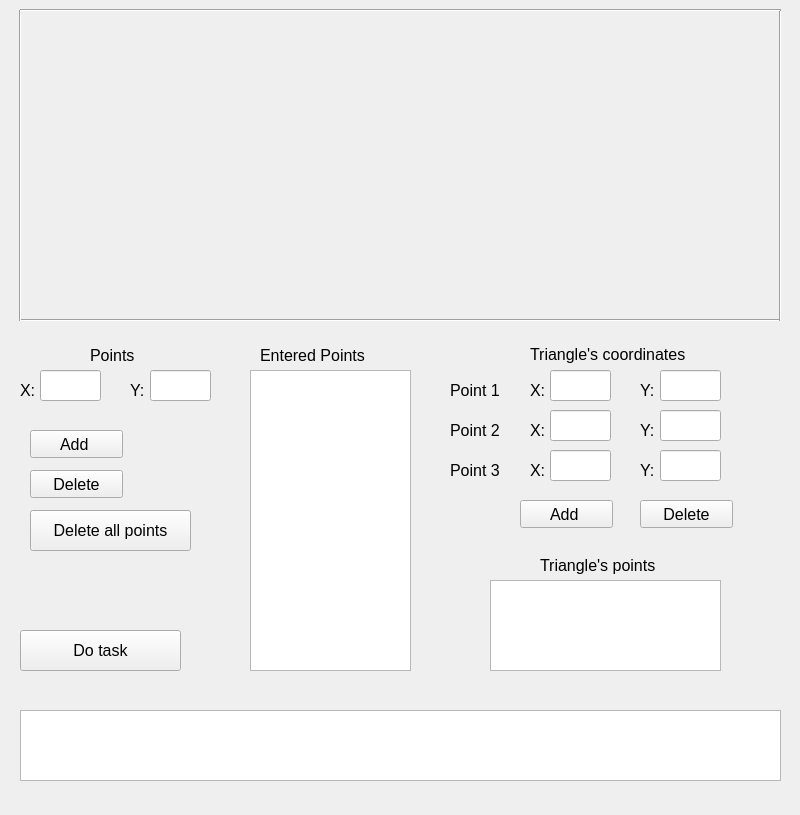
<?xml version="1.0" encoding="UTF-8"?>
<ui version="4.0">
 <class>MainWindow</class>
 <widget class="QMainWindow" name="MainWindow">
  <property name="enabled">
   <bool>true</bool>
  </property>
  <property name="geometry">
   <rect>
    <x>0</x>
    <y>0</y>
    <width>800</width>
    <height>815</height>
   </rect>
  </property>
  <property name="font">
   <font>
    <pointsize>6</pointsize>
   </font>
  </property>
  <property name="windowTitle">
   <string>MainWindow</string>
  </property>
  <widget class="QWidget" name="centralwidget">
   <property name="enabled">
    <bool>true</bool>
   </property>
   <widget class="QPushButton" name="add_point_btn">
    <property name="geometry">
     <rect>
      <x>30</x>
      <y>430</y>
      <width>93</width>
      <height>28</height>
     </rect>
    </property>
    <property name="font">
     <font>
      <pointsize>12</pointsize>
     </font>
    </property>
    <property name="text">
     <string>Add </string>
    </property>
   </widget>
   <widget class="QLineEdit" name="x_points_entry">
    <property name="geometry">
     <rect>
      <x>40</x>
      <y>370</y>
      <width>61</width>
      <height>31</height>
     </rect>
    </property>
    <property name="font">
     <font>
      <pointsize>12</pointsize>
     </font>
    </property>
   </widget>
   <widget class="QLineEdit" name="y_points_entry">
    <property name="geometry">
     <rect>
      <x>150</x>
      <y>370</y>
      <width>61</width>
      <height>31</height>
     </rect>
    </property>
    <property name="font">
     <font>
      <pointsize>12</pointsize>
     </font>
    </property>
   </widget>
   <widget class="QLabel" name="label">
    <property name="geometry">
     <rect>
      <x>20</x>
      <y>380</y>
      <width>21</width>
      <height>21</height>
     </rect>
    </property>
    <property name="font">
     <font>
      <pointsize>12</pointsize>
     </font>
    </property>
    <property name="text">
     <string>X:</string>
    </property>
   </widget>
   <widget class="QLabel" name="label_2">
    <property name="geometry">
     <rect>
      <x>130</x>
      <y>380</y>
      <width>21</width>
      <height>21</height>
     </rect>
    </property>
    <property name="font">
     <font>
      <pointsize>12</pointsize>
     </font>
    </property>
    <property name="text">
     <string>Y:</string>
    </property>
   </widget>
   <widget class="QPushButton" name="del_point">
    <property name="geometry">
     <rect>
      <x>30</x>
      <y>470</y>
      <width>93</width>
      <height>28</height>
     </rect>
    </property>
    <property name="font">
     <font>
      <pointsize>12</pointsize>
     </font>
    </property>
    <property name="text">
     <string>Delete</string>
    </property>
   </widget>
   <widget class="QPushButton" name="del_all_points">
    <property name="geometry">
     <rect>
      <x>30</x>
      <y>510</y>
      <width>161</width>
      <height>41</height>
     </rect>
    </property>
    <property name="font">
     <font>
      <pointsize>12</pointsize>
     </font>
    </property>
    <property name="text">
     <string>Delete all points</string>
    </property>
   </widget>
   <widget class="QLabel" name="label_3">
    <property name="geometry">
     <rect>
      <x>530</x>
      <y>339</y>
      <width>211</width>
      <height>31</height>
     </rect>
    </property>
    <property name="font">
     <font>
      <pointsize>12</pointsize>
     </font>
    </property>
    <property name="text">
     <string>Triangle's coordinates</string>
    </property>
   </widget>
   <widget class="QLineEdit" name="x1_triangle_entry">
    <property name="geometry">
     <rect>
      <x>550</x>
      <y>370</y>
      <width>61</width>
      <height>31</height>
     </rect>
    </property>
    <property name="font">
     <font>
      <pointsize>12</pointsize>
     </font>
    </property>
   </widget>
   <widget class="QLineEdit" name="y1_triangle_entry">
    <property name="geometry">
     <rect>
      <x>660</x>
      <y>370</y>
      <width>61</width>
      <height>31</height>
     </rect>
    </property>
    <property name="font">
     <font>
      <pointsize>12</pointsize>
     </font>
    </property>
   </widget>
   <widget class="QLineEdit" name="x2_triangle_entry">
    <property name="geometry">
     <rect>
      <x>550</x>
      <y>410</y>
      <width>61</width>
      <height>31</height>
     </rect>
    </property>
    <property name="font">
     <font>
      <pointsize>12</pointsize>
     </font>
    </property>
   </widget>
   <widget class="QLineEdit" name="y2_triangle_entry">
    <property name="geometry">
     <rect>
      <x>660</x>
      <y>410</y>
      <width>61</width>
      <height>31</height>
     </rect>
    </property>
    <property name="font">
     <font>
      <pointsize>12</pointsize>
     </font>
    </property>
   </widget>
   <widget class="QLineEdit" name="x3_triangle_entry">
    <property name="geometry">
     <rect>
      <x>550</x>
      <y>450</y>
      <width>61</width>
      <height>31</height>
     </rect>
    </property>
    <property name="font">
     <font>
      <pointsize>12</pointsize>
     </font>
    </property>
   </widget>
   <widget class="QLineEdit" name="y3_triangle_entry">
    <property name="geometry">
     <rect>
      <x>660</x>
      <y>450</y>
      <width>61</width>
      <height>31</height>
     </rect>
    </property>
    <property name="font">
     <font>
      <pointsize>12</pointsize>
     </font>
    </property>
   </widget>
   <widget class="QLabel" name="label_4">
    <property name="geometry">
     <rect>
      <x>530</x>
      <y>380</y>
      <width>21</width>
      <height>21</height>
     </rect>
    </property>
    <property name="font">
     <font>
      <pointsize>12</pointsize>
     </font>
    </property>
    <property name="text">
     <string>X:</string>
    </property>
   </widget>
   <widget class="QLabel" name="label_5">
    <property name="geometry">
     <rect>
      <x>530</x>
      <y>420</y>
      <width>21</width>
      <height>21</height>
     </rect>
    </property>
    <property name="font">
     <font>
      <pointsize>12</pointsize>
     </font>
    </property>
    <property name="text">
     <string>X:</string>
    </property>
   </widget>
   <widget class="QLabel" name="label_6">
    <property name="geometry">
     <rect>
      <x>530</x>
      <y>460</y>
      <width>21</width>
      <height>21</height>
     </rect>
    </property>
    <property name="font">
     <font>
      <pointsize>12</pointsize>
     </font>
    </property>
    <property name="text">
     <string>X:</string>
    </property>
   </widget>
   <widget class="QLabel" name="label_7">
    <property name="geometry">
     <rect>
      <x>640</x>
      <y>380</y>
      <width>21</width>
      <height>21</height>
     </rect>
    </property>
    <property name="font">
     <font>
      <pointsize>12</pointsize>
     </font>
    </property>
    <property name="text">
     <string>Y:</string>
    </property>
   </widget>
   <widget class="QLabel" name="label_8">
    <property name="geometry">
     <rect>
      <x>640</x>
      <y>420</y>
      <width>21</width>
      <height>21</height>
     </rect>
    </property>
    <property name="font">
     <font>
      <pointsize>12</pointsize>
     </font>
    </property>
    <property name="text">
     <string>Y:</string>
    </property>
   </widget>
   <widget class="QLabel" name="label_9">
    <property name="geometry">
     <rect>
      <x>640</x>
      <y>460</y>
      <width>21</width>
      <height>21</height>
     </rect>
    </property>
    <property name="font">
     <font>
      <pointsize>12</pointsize>
     </font>
    </property>
    <property name="text">
     <string>Y:</string>
    </property>
   </widget>
   <widget class="QLabel" name="label_10">
    <property name="geometry">
     <rect>
      <x>450</x>
      <y>380</y>
      <width>71</width>
      <height>21</height>
     </rect>
    </property>
    <property name="font">
     <font>
      <pointsize>12</pointsize>
     </font>
    </property>
    <property name="text">
     <string>Point 1</string>
    </property>
   </widget>
   <widget class="QLabel" name="label_11">
    <property name="geometry">
     <rect>
      <x>90</x>
      <y>340</y>
      <width>61</width>
      <height>31</height>
     </rect>
    </property>
    <property name="font">
     <font>
      <pointsize>12</pointsize>
     </font>
    </property>
    <property name="text">
     <string>Points</string>
    </property>
   </widget>
   <widget class="QLabel" name="label_12">
    <property name="geometry">
     <rect>
      <x>450</x>
      <y>420</y>
      <width>71</width>
      <height>21</height>
     </rect>
    </property>
    <property name="font">
     <font>
      <pointsize>12</pointsize>
     </font>
    </property>
    <property name="text">
     <string>Point 2</string>
    </property>
   </widget>
   <widget class="QLabel" name="label_13">
    <property name="geometry">
     <rect>
      <x>450</x>
      <y>460</y>
      <width>71</width>
      <height>21</height>
     </rect>
    </property>
    <property name="font">
     <font>
      <pointsize>12</pointsize>
     </font>
    </property>
    <property name="text">
     <string>Point 3</string>
    </property>
   </widget>
   <widget class="QPushButton" name="add_triangle">
    <property name="geometry">
     <rect>
      <x>520</x>
      <y>500</y>
      <width>93</width>
      <height>28</height>
     </rect>
    </property>
    <property name="font">
     <font>
      <pointsize>12</pointsize>
     </font>
    </property>
    <property name="text">
     <string>Add </string>
    </property>
   </widget>
   <widget class="QPushButton" name="del_triangle">
    <property name="geometry">
     <rect>
      <x>640</x>
      <y>500</y>
      <width>93</width>
      <height>28</height>
     </rect>
    </property>
    <property name="font">
     <font>
      <pointsize>12</pointsize>
     </font>
    </property>
    <property name="text">
     <string>Delete</string>
    </property>
   </widget>
   <widget class="Line" name="line">
    <property name="geometry">
     <rect>
      <x>20</x>
      <y>310</y>
      <width>761</width>
      <height>21</height>
     </rect>
    </property>
    <property name="font">
     <font>
      <pointsize>12</pointsize>
     </font>
    </property>
    <property name="orientation">
     <enum>Qt::Horizontal</enum>
    </property>
   </widget>
   <widget class="Line" name="line_2">
    <property name="geometry">
     <rect>
      <x>10</x>
      <y>10</y>
      <width>20</width>
      <height>311</height>
     </rect>
    </property>
    <property name="orientation">
     <enum>Qt::Vertical</enum>
    </property>
   </widget>
   <widget class="Line" name="line_3">
    <property name="geometry">
     <rect>
      <x>770</x>
      <y>10</y>
      <width>20</width>
      <height>311</height>
     </rect>
    </property>
    <property name="orientation">
     <enum>Qt::Vertical</enum>
    </property>
   </widget>
   <widget class="Line" name="line_4">
    <property name="geometry">
     <rect>
      <x>20</x>
      <y>0</y>
      <width>761</width>
      <height>21</height>
     </rect>
    </property>
    <property name="font">
     <font>
      <pointsize>12</pointsize>
     </font>
    </property>
    <property name="orientation">
     <enum>Qt::Horizontal</enum>
    </property>
   </widget>
   <widget class="QTextEdit" name="points_table">
    <property name="enabled">
     <bool>true</bool>
    </property>
    <property name="geometry">
     <rect>
      <x>250</x>
      <y>370</y>
      <width>161</width>
      <height>301</height>
     </rect>
    </property>
    <property name="font">
     <font>
      <pointsize>12</pointsize>
     </font>
    </property>
   </widget>
   <widget class="QLabel" name="label_14">
    <property name="geometry">
     <rect>
      <x>260</x>
      <y>340</y>
      <width>141</width>
      <height>31</height>
     </rect>
    </property>
    <property name="font">
     <font>
      <pointsize>12</pointsize>
     </font>
    </property>
    <property name="text">
     <string>Entered Points</string>
    </property>
   </widget>
   <widget class="QTextEdit" name="triangle_points_table">
    <property name="enabled">
     <bool>true</bool>
    </property>
    <property name="geometry">
     <rect>
      <x>490</x>
      <y>580</y>
      <width>231</width>
      <height>91</height>
     </rect>
    </property>
    <property name="font">
     <font>
      <pointsize>12</pointsize>
     </font>
    </property>
   </widget>
   <widget class="QLabel" name="label_15">
    <property name="geometry">
     <rect>
      <x>540</x>
      <y>550</y>
      <width>161</width>
      <height>31</height>
     </rect>
    </property>
    <property name="font">
     <font>
      <pointsize>12</pointsize>
     </font>
    </property>
    <property name="text">
     <string>Triangle's points</string>
    </property>
   </widget>
   <widget class="QPushButton" name="task_btn">
    <property name="geometry">
     <rect>
      <x>20</x>
      <y>630</y>
      <width>161</width>
      <height>41</height>
     </rect>
    </property>
    <property name="font">
     <font>
      <pointsize>12</pointsize>
     </font>
    </property>
    <property name="text">
     <string>Do task</string>
    </property>
   </widget>
   <widget class="QTextEdit" name="task_conditions">
    <property name="enabled">
     <bool>true</bool>
    </property>
    <property name="geometry">
     <rect>
      <x>20</x>
      <y>710</y>
      <width>761</width>
      <height>71</height>
     </rect>
    </property>
    <property name="font">
     <font>
      <pointsize>12</pointsize>
     </font>
    </property>
   </widget>
  </widget>
 </widget>
 <resources/>
 <connections/>
</ui>
